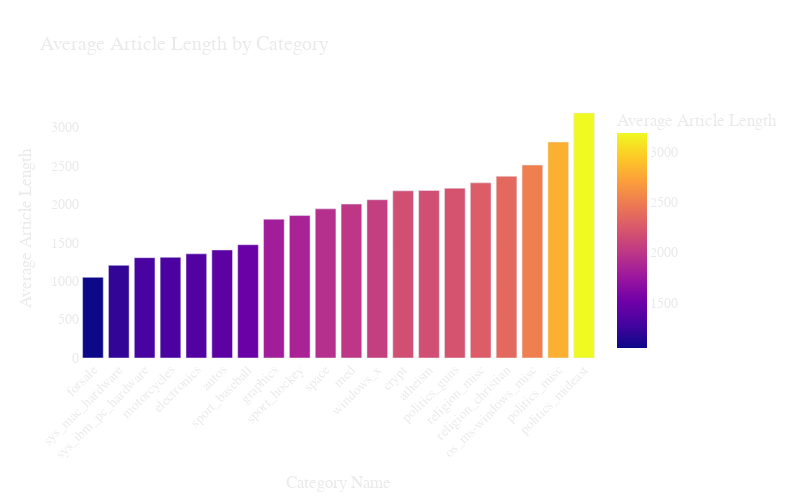

The code cell stored with this chart in its notebook:
### Markdown cell above
Use a bar chart to show the average article length per category:

### Code cell
chart_labels = {
    'mean': 'Average Article Length',
    'category': 'Category Name'
}

fig = px.bar(data_frame=categories_statistics_df.sort_values(by='mean'),
             x='category', y='mean', color='mean', labels=chart_labels,
             title='Average Article Length by Category',
             width=800, height=500)

fig.update_layout({
    'plot_bgcolor': 'rgba(0, 0, 0, 0)',
    'paper_bgcolor': 'rgba(0, 0, 0, 0)',
    'font': {
        'family': "Courier New, monospace",
        'size': 14,
        'color': "#eaeaea"   
    }
})

# rotate x-axis ticks
fig.update_xaxes(tickangle=-45)

fig.show()

### Figure 1 — Plotly figure (JSON) as saved in the notebook; plotly's stock layout.template omitted (floating-point values rounded to 4 significant figures)
{"data": [{"alignmentgroup": "True", "hoverlabel": {"namelength": 0}, "hovertemplate": "Category Name=%{x}<br>Average Article Length=%{marker.color}", "legendgroup": "", "marker": {"color": [1049.0, 1206.0, 1305.0, 1310.0, 1356.0, 1406.0, 1474.0, 1806.0, 1854.0, 1941.0, 2003.0, 2060.0, 2176.0, 2180.0, 2210.0, 2280.0, 2365.0, 2511.0, 2811.0, 3190.0], "coloraxis": "coloraxis"}, "name": "", "offsetgroup": "", "orientation": "v", "showlegend": false, "textposition": "auto", "type": "bar", "x": ["forsale", "sys_mac_hardware", "sys_ibm_pc_hardware", "motorcycles", "electronics", "autos", "sport_baseball", "graphics", "sport_hockey", "space", "med", "windows_x", "crypt", "atheism", "politics_guns", "religion_misc", "religion_christian", "os_ms-windows_misc", "politics_misc", "politics_mideast"], "xaxis": "x", "y": [1049.0, 1206.0, 1305.0, 1310.0, 1356.0, 1406.0, 1474.0, 1806.0, 1854.0, 1941.0, 2003.0, 2060.0, 2176.0, 2180.0, 2210.0, 2280.0, 2365.0, 2511.0, 2811.0, 3190.0], "yaxis": "y"}], "layout": {"barmode": "relative", "coloraxis": {"colorbar": {"title": {"text": "Average Article Length"}}, "colorscale": [[0, "#0d0887"], [0.1111, "#46039f"], [0.2222, "#7201a8"], [0.3333, "#9c179e"], [0.4444, "#bd3786"], [0.5556, "#d8576b"], [0.6667, "#ed7953"], [0.7778, "#fb9f3a"], [0.8889, "#fdca26"], [1, "#f0f921"]]}, "font": {"color": "#eaeaea", "family": "Courier New, monospace", "size": 14}, "height": 500, "legend": {"tracegroupgap": 0}, "paper_bgcolor": "rgba(0, 0, 0, 0)", "plot_bgcolor": "rgba(0, 0, 0, 0)", "title": {"text": "Average Article Length by Category"}, "width": 800, "xaxis": {"anchor": "y", "autorange": true, "domain": [0, 1], "range": [-0.5, 19.5], "tickangle": -45, "title": {"text": "Category Name"}, "type": "category"}, "yaxis": {"anchor": "x", "autorange": true, "domain": [0, 1], "range": [0, 3358.0], "title": {"text": "Average Article Length"}, "type": "linear"}}}
